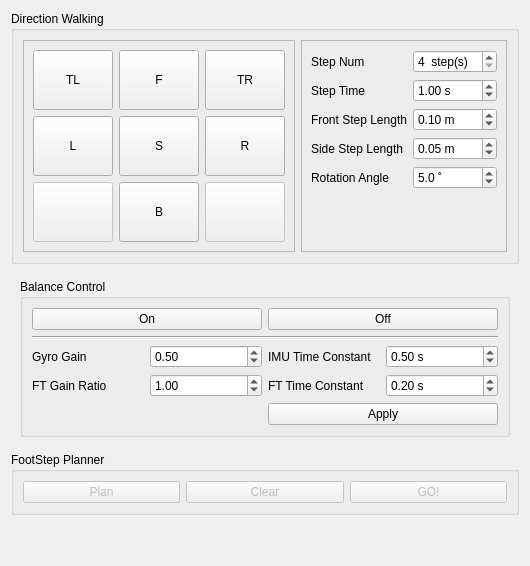
         <widget class="QWidget" name="tab_walking_module">
          <property name="enabled">
           <bool>true</bool>
          </property>
          <attribute name="title">
           <string>Walking</string>
          </attribute>
          <layout class="QVBoxLayout" name="verticalLayout_5">
           <item>
            <widget class="QGroupBox" name="groupBox">
             <property name="title">
              <string>Direction Walking</string>
             </property>
             <layout class="QHBoxLayout" name="horizontalLayout_3">
              <item>
               <widget class="QFrame" name="directon_walking_frame">
                <property name="frameShape">
                 <enum>QFrame::StyledPanel</enum>
                </property>
                <layout class="QGridLayout" name="gridLayout_4">
                 <item row="0" column="0">
                  <widget class="QPushButton" name="A0_button_fl">
                   <property name="minimumSize">
                    <size>
                     <width>60</width>
                     <height>60</height>
                    </size>
                   </property>
                   <property name="maximumSize">
                    <size>
                     <width>100</width>
                     <height>100</height>
                    </size>
                   </property>
                   <property name="text">
                    <string>TL</string>
                   </property>
                  </widget>
                 </item>
                 <item row="3" column="0">
                  <widget class="QPushButton" name="C0_button_bl">
                   <property name="enabled">
                    <bool>false</bool>
                   </property>
                   <property name="minimumSize">
                    <size>
                     <width>60</width>
                     <height>60</height>
                    </size>
                   </property>
                   <property name="maximumSize">
                    <size>
                     <width>100</width>
                     <height>100</height>
                    </size>
                   </property>
                   <property name="text">
                    <string/>
                   </property>
                  </widget>
                 </item>
                 <item row="0" column="2">
                  <widget class="QPushButton" name="A2_button_fr">
                   <property name="minimumSize">
                    <size>
                     <width>60</width>
                     <height>60</height>
                    </size>
                   </property>
                   <property name="maximumSize">
                    <size>
                     <width>100</width>
                     <height>100</height>
                    </size>
                   </property>
                   <property name="text">
                    <string>TR</string>
                   </property>
                  </widget>
                 </item>
                 <item row="2" column="2">
                  <widget class="QPushButton" name="B2_button_r">
                   <property name="minimumSize">
                    <size>
                     <width>60</width>
                     <height>60</height>
                    </size>
                   </property>
                   <property name="maximumSize">
                    <size>
                     <width>100</width>
                     <height>100</height>
                    </size>
                   </property>
                   <property name="text">
                    <string>R</string>
                   </property>
                  </widget>
                 </item>
                 <item row="2" column="1">
                  <widget class="QPushButton" name="B1_button_stop">
                   <property name="enabled">
                    <bool>true</bool>
                   </property>
                   <property name="minimumSize">
                    <size>
                     <width>60</width>
                     <height>60</height>
                    </size>
                   </property>
                   <property name="maximumSize">
                    <size>
                     <width>100</width>
                     <height>100</height>
                    </size>
                   </property>
                   <property name="text">
                    <string>S</string>
                   </property>
                  </widget>
                 </item>
                 <item row="2" column="0">
                  <widget class="QPushButton" name="B0_button_l">
                   <property name="minimumSize">
                    <size>
                     <width>60</width>
                     <height>60</height>
                    </size>
                   </property>
                   <property name="maximumSize">
                    <size>
                     <width>100</width>
                     <height>100</height>
                    </size>
                   </property>
                   <property name="text">
                    <string>L</string>
                   </property>
                  </widget>
                 </item>
                 <item row="3" column="1">
                  <widget class="QPushButton" name="C1_button_b">
                   <property name="minimumSize">
                    <size>
                     <width>60</width>
                     <height>60</height>
                    </size>
                   </property>
                   <property name="maximumSize">
                    <size>
                     <width>100</width>
                     <height>100</height>
                    </size>
                   </property>
                   <property name="text">
                    <string>B</string>
                   </property>
                  </widget>
                 </item>
                 <item row="3" column="2">
                  <widget class="QPushButton" name="C2_button_br">
                   <property name="enabled">
                    <bool>false</bool>
                   </property>
                   <property name="minimumSize">
                    <size>
                     <width>60</width>
                     <height>60</height>
                    </size>
                   </property>
                   <property name="maximumSize">
                    <size>
                     <width>100</width>
                     <height>100</height>
                    </size>
                   </property>
                   <property name="text">
                    <string/>
                   </property>
                  </widget>
                 </item>
                 <item row="0" column="1">
                  <widget class="QPushButton" name="A1_button_f">
                   <property name="minimumSize">
                    <size>
                     <width>60</width>
                     <height>60</height>
                    </size>
                   </property>
                   <property name="maximumSize">
                    <size>
                     <width>100</width>
                     <height>100</height>
                    </size>
                   </property>
                   <property name="text">
                    <string>F</string>
                   </property>
                  </widget>
                 </item>
                </layout>
               </widget>
              </item>
              <item>
               <widget class="QFrame" name="direction_param_frame">
                <property name="frameShape">
                 <enum>QFrame::StyledPanel</enum>
                </property>
                <property name="frameShadow">
                 <enum>QFrame::Plain</enum>
                </property>
                <layout class="QFormLayout" name="formLayout">
                 <item row="2" column="1">
                  <widget class="QSpinBox" name="A1_spinbox_step_num">
                   <property name="suffix">
                    <string>  step(s)</string>
                   </property>
                   <property name="minimum">
                    <number>4</number>
                   </property>
                  </widget>
                 </item>
                 <item row="2" column="0">
                  <widget class="QLabel" name="A0_label_step_num">
                   <property name="text">
                    <string>Step Num</string>
                   </property>
                  </widget>
                 </item>
                 <item row="4" column="0">
                  <widget class="QLabel" name="B0_label_f_step_length">
                   <property name="text">
                    <string>Front Step Length</string>
                   </property>
                  </widget>
                 </item>
                 <item row="4" column="1">
                  <widget class="QDoubleSpinBox" name="B1_spinbox_f_step_length">
                   <property name="suffix">
                    <string> m</string>
                   </property>
                   <property name="decimals">
                    <number>2</number>
                   </property>
                   <property name="maximum">
                    <double>2.000000000000000</double>
                   </property>
                   <property name="singleStep">
                    <double>0.010000000000000</double>
                   </property>
                   <property name="value">
                    <double>0.100000000000000</double>
                   </property>
                  </widget>
                 </item>
                 <item row="5" column="0">
                  <widget class="QLabel" name="C0_label_s_step_length">
                   <property name="text">
                    <string>Side Step Length</string>
                   </property>
                  </widget>
                 </item>
                 <item row="5" column="1">
                  <widget class="QDoubleSpinBox" name="C1_spinbox_s_step_length">
                   <property name="suffix">
                    <string> m</string>
                   </property>
                   <property name="decimals">
                    <number>2</number>
                   </property>
                   <property name="maximum">
                    <double>2.000000000000000</double>
                   </property>
                   <property name="singleStep">
                    <double>0.010000000000000</double>
                   </property>
                   <property name="value">
                    <double>0.050000000000000</double>
                   </property>
                  </widget>
                 </item>
                 <item row="6" column="0">
                  <widget class="QLabel" name="D0_label_r_angle">
                   <property name="text">
                    <string>Rotation Angle</string>
                   </property>
                  </widget>
                 </item>
                 <item row="6" column="1">
                  <widget class="QDoubleSpinBox" name="D1_spinbox_r_angle">
                   <property name="suffix">
                    <string> ˚</string>
                   </property>
                   <property name="decimals">
                    <number>1</number>
                   </property>
                   <property name="maximum">
                    <double>180.000000000000000</double>
                   </property>
                   <property name="singleStep">
                    <double>5.000000000000000</double>
                   </property>
                   <property name="value">
                    <double>5.000000000000000</double>
                   </property>
                  </widget>
                 </item>
                 <item row="3" column="0">
                  <widget class="QLabel" name="AB0_label_step_time">
                   <property name="text">
                    <string>Step Time</string>
                   </property>
                  </widget>
                 </item>
                 <item row="3" column="1">
                  <widget class="QDoubleSpinBox" name="AB1_spinbox_step_time">
                   <property name="suffix">
                    <string> s</string>
                   </property>
                   <property name="maximum">
                    <double>10.000000000000000</double>
                   </property>
                   <property name="singleStep">
                    <double>0.010000000000000</double>
                   </property>
                   <property name="value">
                    <double>1.000000000000000</double>
                   </property>
                  </widget>
                 </item>
                </layout>
               </widget>
              </item>
             </layout>
            </widget>
           </item>
           <item>
            <widget class="QWidget" name="widget" native="true">
             <layout class="QVBoxLayout" name="verticalLayout_6">
              <item>
               <widget class="QGroupBox" name="groupBox_3">
                <property name="title">
                 <string>Balance Control</string>
                </property>
                <layout class="QGridLayout" name="gridLayout_9">
                 <item row="2" column="0">
                  <widget class="QLabel" name="label_10">
                   <property name="text">
                    <string>Gyro Gain</string>
                   </property>
                  </widget>
                 </item>
                 <item row="3" column="0">
                  <widget class="QLabel" name="label_12">
                   <property name="text">
                    <string>FT Gain Ratio</string>
                   </property>
                  </widget>
                 </item>
                 <item row="3" column="1">
                  <widget class="QDoubleSpinBox" name="dSpinBox_ft_gain">
                   <property name="maximum">
                    <double>2.000000000000000</double>
                   </property>
                   <property name="singleStep">
                    <double>0.050000000000000</double>
                   </property>
                   <property name="value">
                    <double>1.000000000000000</double>
                   </property>
                  </widget>
                 </item>
                 <item row="2" column="2">
                  <widget class="QLabel" name="label_11">
                   <property name="text">
                    <string>IMU Time Constant</string>
                   </property>
                  </widget>
                 </item>
                 <item row="2" column="3">
                  <widget class="QDoubleSpinBox" name="dSpinBox_imu_time_constant">
                   <property name="suffix">
                    <string> s</string>
                   </property>
                   <property name="minimum">
                    <double>0.050000000000000</double>
                   </property>
                   <property name="maximum">
                    <double>1.000000000000000</double>
                   </property>
                   <property name="singleStep">
                    <double>0.050000000000000</double>
                   </property>
                   <property name="value">
                    <double>0.500000000000000</double>
                   </property>
                  </widget>
                 </item>
                 <item row="2" column="1">
                  <widget class="QDoubleSpinBox" name="dSpinBox_gyro_gain">
                   <property name="maximum">
                    <double>2.000000000000000</double>
                   </property>
                   <property name="singleStep">
                    <double>0.050000000000000</double>
                   </property>
                   <property name="value">
                    <double>0.500000000000000</double>
                   </property>
                  </widget>
                 </item>
                 <item row="4" column="2" colspan="2">
                  <widget class="QPushButton" name="button_balance_param_apply">
                   <property name="text">
                    <string>Apply</string>
                   </property>
                  </widget>
                 </item>
                 <item row="0" column="0" colspan="2">
                  <widget class="QPushButton" name="button_balance_on">
                   <property name="text">
                    <string>On</string>
                   </property>
                  </widget>
                 </item>
                 <item row="0" column="2" colspan="2">
                  <widget class="QPushButton" name="button_balance_off">
                   <property name="text">
                    <string>Off</string>
                   </property>
                  </widget>
                 </item>
                 <item row="3" column="2">
                  <widget class="QLabel" name="label_13">
                   <property name="text">
                    <string>FT Time Constant</string>
                   </property>
                  </widget>
                 </item>
                 <item row="3" column="3">
                  <widget class="QDoubleSpinBox" name="dSpinBox_ft_time_constant">
                   <property name="suffix">
                    <string> s</string>
                   </property>
                   <property name="minimum">
                    <double>0.050000000000000</double>
                   </property>
                   <property name="maximum">
                    <double>1.000000000000000</double>
                   </property>
                   <property name="singleStep">
                    <double>0.050000000000000</double>
                   </property>
                   <property name="value">
                    <double>0.200000000000000</double>
                   </property>
                  </widget>
                 </item>
                 <item row="1" column="0" colspan="4">
                  <widget class="Line" name="line_5">
                   <property name="orientation">
                    <enum>Qt::Horizontal</enum>
                   </property>
                  </widget>
                 </item>
                </layout>
               </widget>
              </item>
             </layout>
            </widget>
           </item>
           <item>
            <widget class="QGroupBox" name="footstep_planner_widget">
             <property name="title">
              <string>FootStep Planner</string>
             </property>
             <layout class="QGridLayout" name="gridLayout_8">
              <item row="0" column="0">
               <widget class="QPushButton" name="A0_button_get_step">
                <property name="enabled">
                 <bool>false</bool>
                </property>
                <property name="text">
                 <string>Plan</string>
                </property>
               </widget>
              </item>
              <item row="0" column="1">
               <widget class="QPushButton" name="A1_button_clear_step">
                <property name="enabled">
                 <bool>false</bool>
                </property>
                <property name="text">
                 <string>Clear</string>
                </property>
               </widget>
              </item>
              <item row="0" column="2">
               <widget class="QPushButton" name="A2_button_go_walking">
                <property name="enabled">
                 <bool>false</bool>
                </property>
                <property name="text">
                 <string>GO!</string>
                </property>
               </widget>
              </item>
             </layout>
            </widget>
           </item>
           <item>
            <spacer name="verticalSpacer_2">
             <property name="orientation">
              <enum>Qt::Vertical</enum>
             </property>
             <property name="sizeHint" stdset="0">
              <size>
               <width>20</width>
               <height>40</height>
              </size>
             </property>
            </spacer>
           </item>
          </layout>
         </widget>
